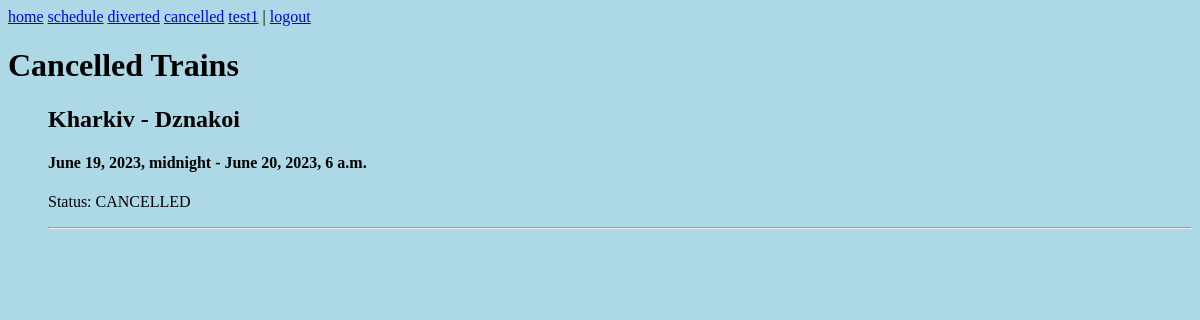
/cancelled/ (signed in), run on the app's committed database.
### railway/models.py (models this page shows, shortened)
class Trains(models.Model):
    number = models.IntegerField("TrainNumber")
    status = models.CharField('StatusOfTrain', max_length=9, choices=(('NORM', 'normal'), ('CANCELLED', 'cancelled'), ('DIV', 'diverted')), default='normal')
    from_city = models.CharField(max_length=255, verbose_name= 'from')
    to_city = models.CharField(max_length=255, verbose_name= 'to')
    departure_date = models.DateTimeField(verbose_name= 'departure_date')
    arrival_date = models.DateTimeField(verbose_name= 'arrival_date')
    slug = models.SlugField(max_length=255, unique=False, db_index = True, verbose_name="URL")

### railway/views.py (the view)
# urls.py: path('cancelled/', Cancelled.as_view(), name = "cancelled"),
class Cancelled(ListView):
    model = Trains #Select all records from the table and try to display them as a list
    template_name = 'railway/cancelled.html' #The path to the required html file
    context_object_name = 'trains' #Put list records from the table in trains
    def get_context_data(self, *, object_list=None, **kwargs):  #Passing static and dynamic data
        context = super().get_context_data(**kwargs)
        context['title'] = 'Cancelled Trains'
        context['menu'] = menu
        return context
    def get_queryset(self): #Return list with elemts that meets the filter criteria
        return Trains.objects.filter(status = 'CANCELLED')

### railway/templates/railway/cancelled.html
{% extends 'railway/base.html' %}
{%block content%}
<h1>{{title}}</h1>
<ul>
    {%for t in trains%}
    <h2>{{ t.from_city }} - {{ t.to_city }}</h2>
    <h4>{{ t.departure_date }} - {{ t.arrival_date }}</h4>
    <p>Status: {{t.status}}</p>
    <hr>
    {%endfor%}
</ul>
{%endblock content%}

### railway/templates/railway/base.html (shortened to what this page needs)
{% load static %}
<!DOCTYPE html>
<html lang="en">
<head>
    <link rel="stylesheet" href="{% static 'railway/css/styles.css' %}">
</head>
<body>
    {% block mainmenu %}
        {%for m in menu%}
            <a href = "{% url m %}">{{m}}</a>
        {%endfor%}
        {% if request.user.is_authenticated %}
            <div class="dropdown">
                <a href = "{% url 'account' %}" class="dropbtn">{{user.username}}</a>
            </div>
            | <a href = "{% url 'logout' %}">logout</a>
        {% else %}
            <a href="{% url 'register' %}">register</a> <a href="{% url 'login' %}">login</a>
        {% endif %}
    {% endblock mainmenu %}
    {%block content%}
    {%endblock content%}
</body>
</html>

### railway/static/railway/css/styles.css (style rules this page uses)
body { background-color: lightblue; }
.dropdown { position: relative; display: inline-block; }

### data on the page
Trains: from_city "Kharkiv", to_city "Dznakoi", departure_date "June 19, 2023, midnight", arrival_date "June 20, 2023, 6 a.m.", status "CANCELLED"

### other printed values
{{ m }} "home" "schedule" "diverted" "cancelled"
{{ user.username }} "test1"
{{ title }} "Cancelled Trains"
